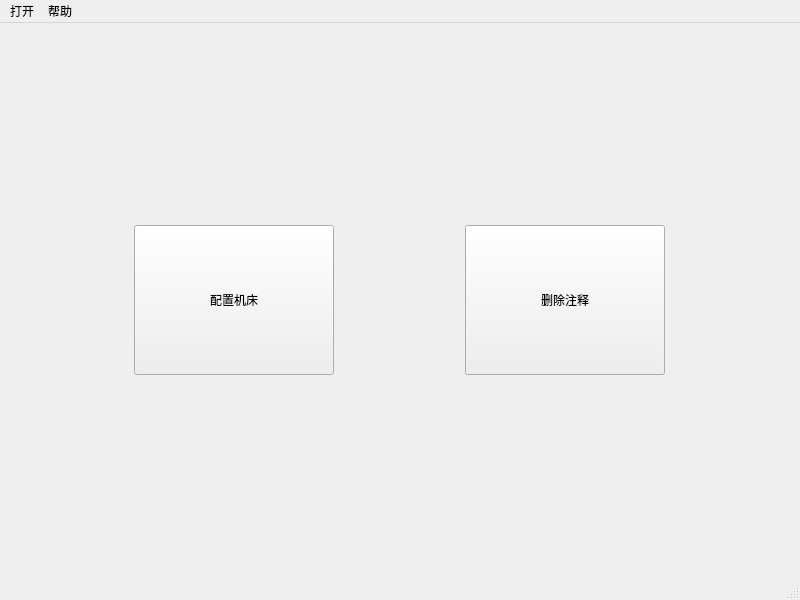
<?xml version="1.0" encoding="UTF-8"?>
<ui version="4.0">
 <class>HorizonJuicerCreator</class>
 <widget class="QMainWindow" name="HorizonJuicerCreator">
  <property name="geometry">
   <rect>
    <x>0</x>
    <y>0</y>
    <width>800</width>
    <height>600</height>
   </rect>
  </property>
  <property name="windowTitle">
   <string>HorizonJuicerCreator</string>
  </property>
  <widget class="QWidget" name="centralwidget">
   <layout class="QVBoxLayout" name="verticalLayout">
    <item>
     <layout class="QHBoxLayout" name="horizontalLayout">
      <item>
       <widget class="QPushButton" name="creatNewMachineButton">
        <property name="minimumSize">
         <size>
          <width>91</width>
          <height>30</height>
         </size>
        </property>
        <property name="maximumSize">
         <size>
          <width>200</width>
          <height>150</height>
         </size>
        </property>
        <property name="text">
         <string>配置机床</string>
        </property>
       </widget>
      </item>
      <item>
       <widget class="QPushButton" name="removeCommitsButton">
        <property name="maximumSize">
         <size>
          <width>200</width>
          <height>150</height>
         </size>
        </property>
        <property name="text">
         <string>删除注释</string>
        </property>
       </widget>
      </item>
     </layout>
    </item>
   </layout>
  </widget>
  <widget class="QMenuBar" name="menubar">
   <property name="geometry">
    <rect>
     <x>0</x>
     <y>0</y>
     <width>800</width>
     <height>30</height>
    </rect>
   </property>
   <widget class="QMenu" name="menu">
    <property name="title">
     <string>打开</string>
    </property>
    <addaction name="actionSettings"/>
   </widget>
   <widget class="QMenu" name="menu_2">
    <property name="title">
     <string>帮助</string>
    </property>
    <addaction name="actionAbout"/>
    <addaction name="actionHistory"/>
   </widget>
   <addaction name="menu"/>
   <addaction name="menu_2"/>
  </widget>
  <widget class="QStatusBar" name="statusbar"/>
  <action name="actionSettings">
   <property name="text">
    <string>设置</string>
   </property>
   <property name="toolTip">
    <string>设置</string>
   </property>
  </action>
  <action name="actionAbout">
   <property name="text">
    <string>关于</string>
   </property>
  </action>
  <action name="actionHistory">
   <property name="text">
    <string>版本历史</string>
   </property>
  </action>
 </widget>
 <resources/>
 <connections/>
</ui>
